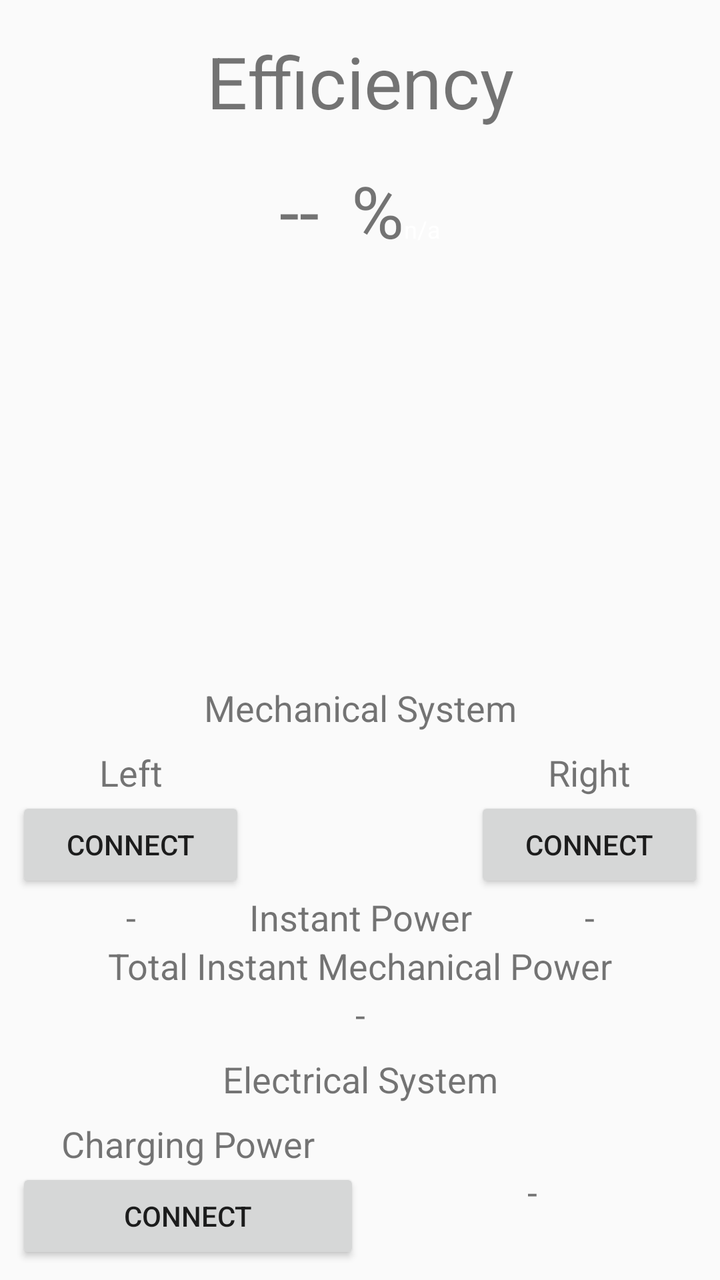
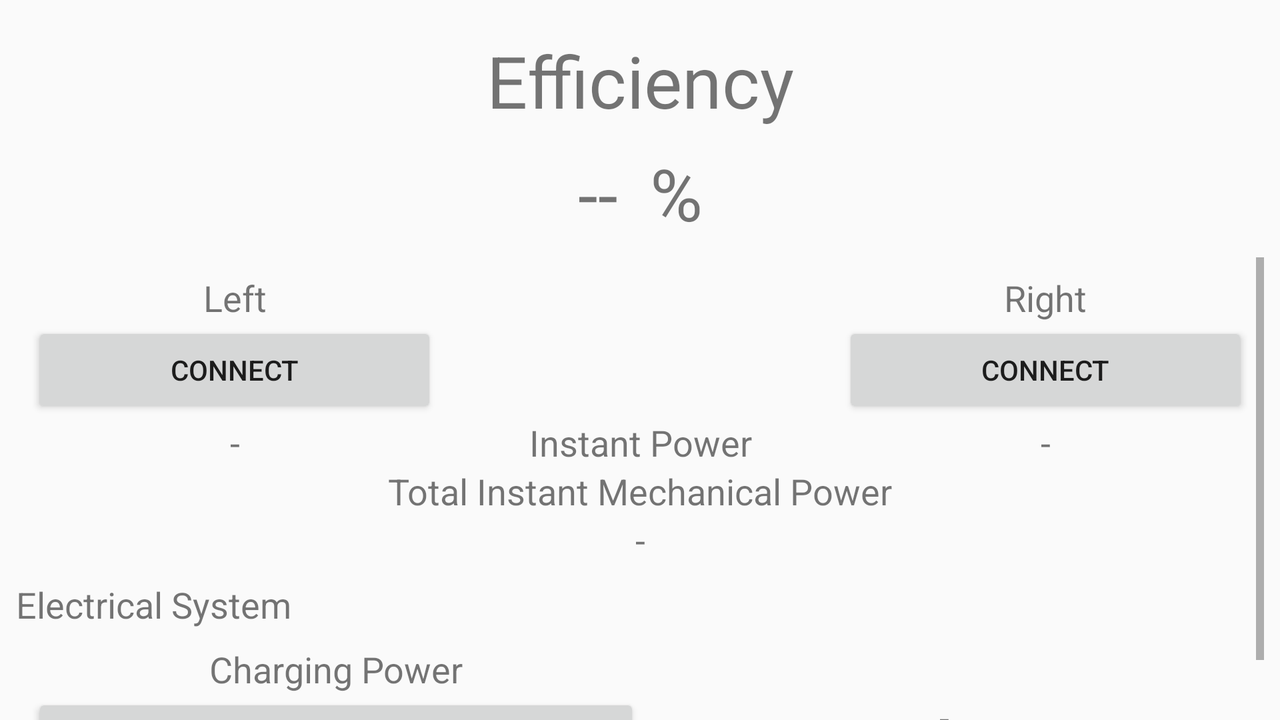

The same Android screen from two of the app's own layout files: first res/layout/ as a phone draws it, then the repository's variant for another configuration, drawn on a device whose configuration selects that folder. Both files follow.
<!-- AndroidManifest.xml: application theme AppTheme -->
<!-- res/layout/activity_efficiency.xml -->
<?xml version="1.0" encoding="utf-8"?>
<android.support.constraint.ConstraintLayout xmlns:android="http://schemas.android.com/apk/res/android"
    xmlns:app="http://schemas.android.com/apk/res-auto"
    xmlns:tools="http://schemas.android.com/tools"
    android:layout_width="match_parent"
    android:layout_height="match_parent"
    tools:context="de.hsulm.blewirkungsgrad.EfficiencyActivity">

    <TextView
        android:id="@+id/textEffieciencyLabel"
        android:layout_width="wrap_content"
        android:layout_height="49dp"
        android:layout_marginTop="16dp"
        android:gravity="center"
        android:text="@string/label_efficiency"
        android:textAlignment="center"
        android:textSize="36sp"
        app:layout_constraintEnd_toEndOf="parent"
        app:layout_constraintHorizontal_bias="0.5"
        app:layout_constraintStart_toStartOf="parent"
        app:layout_constraintTop_toTopOf="parent" />

    <TableLayout
        android:id="@+id/tableLayout3"
        android:layout_width="wrap_content"
        android:layout_height="wrap_content"
        android:layout_marginTop="16dp"
        app:layout_constraintEnd_toEndOf="parent"
        app:layout_constraintHorizontal_bias="0.5"
        app:layout_constraintStart_toStartOf="parent"
        app:layout_constraintTop_toBottomOf="@id/textEffieciencyLabel">

        <TableRow
            android:layout_width="match_parent"
            android:layout_height="match_parent">

            <TextView
                android:id="@+id/textValueEfficiency"
                android:layout_width="wrap_content"
                android:layout_height="wrap_content"
                android:text="@string/value_efficiency"
                android:textSize="36sp"
                app:layout_constraintStart_toStartOf="parent"
                app:layout_constraintTop_toBottomOf="@+id/textEffieciencyLabel" />

            <TextView
                android:id="@+id/textUnitEfficiencyLabel"
                android:layout_width="wrap_content"
                android:layout_height="wrap_content"
                android:layout_marginStart="16dp"
                android:text="@string/label_unit_efficiency"

                android:textSize="36sp"
                app:layout_constraintStart_toEndOf="@+id/textValueEfficiency"
                app:layout_constraintTop_toBottomOf="@+id/textEffieciencyLabel" />

            <TextView
                android:id="@+id/battery"
                android:layout_width="wrap_content"
                android:layout_height="wrap_content"
                android:layout_alignParentLeft="true"
                android:freezesText="true"
                android:gravity="center"
                android:text="@string/not_available"
                android:textColor="#FFFFFF"
                android:textSize="12sp" />

        </TableRow>
    </TableLayout>

    <TableLayout
        android:id="@+id/tableLayout"
        android:layout_width="fill_parent"
        android:layout_height="wrap_content"
        android:layout_marginBottom="8dp"
        android:layout_marginEnd="8dp"
        android:layout_marginStart="8dp"
        app:layout_constraintBottom_toTopOf="@+id/textEPowerLabel"
        app:layout_constraintEnd_toEndOf="parent"
        app:layout_constraintHorizontal_bias="1.0"
        app:layout_constraintStart_toStartOf="parent">

        <TableRow
            android:layout_width="match_parent"
            android:layout_height="match_parent">

            <LinearLayout
                android:layout_width="0dp"
                android:layout_height="wrap_content"
                android:layout_weight="1"
                android:orientation="vertical">

                <TextView
                    android:id="@+id/textLeft"
                    android:layout_width="match_parent"
                    android:layout_height="wrap_content"
                    android:layout_column="1"
                    android:text="@string/label_left"
                    android:textAlignment="center"
                    android:textSize="18sp" />

                <Button
                    android:id="@+id/action_connect"
                    android:layout_width="match_parent"
                    android:layout_height="wrap_content"
                    android:layout_weight="1"
                    android:onClick="onConnectClick"
                    android:text="@string/label_connect" />
            </LinearLayout>

            <Space
                android:layout_width="0dp"
                android:layout_height="wrap_content"
                android:layout_weight="1" />

            <LinearLayout
                android:id="@+id/buttonRightConnect"
                android:layout_width="0dp"
                android:layout_height="wrap_content"
                android:layout_weight="1"
                android:orientation="vertical">

                <TextView
                    android:id="@+id/textRight"
                    android:layout_width="match_parent"
                    android:layout_height="wrap_content"
                    android:layout_column="3"
                    android:text="@string/label_right"
                    android:textAlignment="center"
                    android:textSize="18sp" />

                <Button
                    android:id="@+id/button"
                    android:layout_width="match_parent"
                    android:layout_height="wrap_content"
                    android:text="@string/label_connect" />
            </LinearLayout>

        </TableRow>

        <TableRow
            android:layout_width="match_parent"
            android:layout_height="match_parent">

            <TextView
                android:id="@+id/textValueLeftPower"
                android:layout_width="0dp"
                android:layout_height="wrap_content"
                android:layout_column="1"
                android:layout_weight="1"
                android:text="@string/value_instant_power_left"
                android:textAlignment="center"
                android:textSize="18sp" />

            <TextView
                android:id="@+id/textInstantPower"
                android:layout_width="0dp"
                android:layout_height="wrap_content"
                android:layout_column="2"
                android:layout_weight="1"
                android:text="@string/label_instant_power"
                android:textAlignment="center"
                android:textSize="18sp" />

            <TextView
                android:id="@+id/textValueRightPower"
                android:layout_width="0dp"
                android:layout_height="wrap_content"
                android:layout_column="3"
                android:layout_weight="1"
                android:text="@string/value_instant_power_right"
                android:textAlignment="center"
                android:textSize="18sp" />

        </TableRow>

        <TableRow
            android:layout_width="match_parent"
            android:layout_height="match_parent"
            android:gravity="center_horizontal">

            <TextView
                android:id="@+id/textTotalMPowerLabel"
                android:layout_width="match_parent"
                android:layout_height="wrap_content"
                android:layout_column="1"
                android:layout_weight="1"
                android:text="@string/label_total_mechanical_power"
                android:textAlignment="center"
                android:textSize="18sp" />
        </TableRow>

        <TableRow
            android:layout_width="match_parent"
            android:layout_height="match_parent"
            android:gravity="center_horizontal">

            <TextView
                android:id="@+id/textValueTotalMPower"
                android:layout_width="match_parent"
                android:layout_height="wrap_content"
                android:layout_column="1"
                android:layout_weight="1"
                android:text="@string/value_total_mechanical_power"
                android:textAlignment="center"
                android:textSize="18sp" />
        </TableRow>

    </TableLayout>

    <TextView
        android:id="@+id/textEPowerLabel"
        android:layout_width="wrap_content"
        android:layout_height="wrap_content"
        android:layout_marginBottom="8dp"
        android:text="@string/label_electrical_system"
        android:textSize="18sp"
        app:layout_constraintBottom_toTopOf="@+id/tableLayout2"
        app:layout_constraintEnd_toEndOf="parent"
        app:layout_constraintHorizontal_bias="0.5"
        app:layout_constraintStart_toStartOf="parent" />

    <TableLayout
        android:id="@+id/tableLayout2"
        android:layout_width="0dp"
        android:layout_height="wrap_content"
        android:layout_marginBottom="8dp"
        android:layout_marginEnd="8dp"
        android:layout_marginStart="8dp"
        app:layout_constraintBottom_toBottomOf="parent"
        app:layout_constraintEnd_toEndOf="parent"
        app:layout_constraintHorizontal_bias="0.5"
        app:layout_constraintStart_toStartOf="parent">

        <TableRow
            android:layout_width="match_parent"
            android:layout_height="match_parent">

            <LinearLayout
                android:layout_width="0dp"
                android:layout_height="wrap_content"
                android:layout_weight="1"
                android:orientation="vertical">

                <TextView
                    android:id="@+id/textEPower"
                    android:layout_width="match_parent"
                    android:layout_height="wrap_content"
                    android:text="@string/label_electrical_power"
                    android:textAlignment="center"
                    android:textSize="18sp" />

                <Button
                    android:id="@+id/buttonElectricConnect"
                    android:layout_width="match_parent"
                    android:layout_height="wrap_content"
                    android:text="@string/label_connect" />
            </LinearLayout>

            <TextView
                android:id="@+id/textValueEPower"
                android:layout_width="0dp"
                android:layout_height="wrap_content"
                android:layout_gravity="center_vertical"
                android:layout_weight="1"
                android:text="@string/value_electrical_power"
                android:textAlignment="center"
                android:textSize="18sp" />
        </TableRow>
    </TableLayout>

    <TextView
        android:id="@+id/textMechanical"
        android:layout_width="match_parent"
        android:layout_height="wrap_content"
        android:layout_marginBottom="8dp"
        android:text="@string/label_mechanical"
        android:textAlignment="center"
        android:textSize="18sp"
        app:layout_constraintBottom_toTopOf="@+id/tableLayout" />

    <TextView
        android:id="@+id/test"
        android:layout_width="match_parent"
        android:layout_height="wrap_content"
        android:layout_marginBottom="8dp"
        android:text=""
        android:textAlignment="center"
        android:textSize="18sp"
        app:layout_constraintBottom_toTopOf="@+id/textMechanical" />

</android.support.constraint.ConstraintLayout>
<!-- resources referenced by this layout -->
<resources>
  <string name="label_connect">Connect</string>
  <string name="label_efficiency">Efficiency</string>
  <string name="label_electrical_power" translatable="false">Charging Power</string>
  <string name="label_electrical_system">Electrical System</string>
  <string name="label_instant_power" translatable="false">Instant Power</string>
  <string name="label_left">Left</string>
  <string name="label_mechanical">Mechanical System</string>
  <string name="label_right">Right</string>
  <string name="label_total_mechanical_power" translatable="false">Total Instant Mechanical Power</string>
  <string name="label_unit_efficiency" translatable="false">%</string>
  <string name="not_available">n/a</string>
  <string name="value_efficiency" translatable="false">--</string>
  <string name="value_electrical_power" translatable="false">-</string>
  <string name="value_instant_power_left" translatable="false">-</string>
  <string name="value_instant_power_right" translatable="false">-</string>
  <string name="value_total_mechanical_power" translatable="false">-</string>
  <style name="AppTheme" parent="Theme.AppCompat.Light.DarkActionBar">
          
          <item name="colorPrimary">@color/colorPrimary</item>
          <item name="colorPrimaryDark">@color/colorPrimaryDark</item>
          <item name="colorAccent">@color/colorAccent</item>
      </style>
</resources>
<!-- res/layout-land/activity_efficiency.xml (the repository's variant of the layout above) -->
<!-- drawn on the phone turned sideways -->
<?xml version="1.0" encoding="utf-8"?>
<android.support.constraint.ConstraintLayout xmlns:android="http://schemas.android.com/apk/res/android"
    xmlns:app="http://schemas.android.com/apk/res-auto"
    xmlns:tools="http://schemas.android.com/tools"
    android:layout_width="match_parent"
    android:layout_height="match_parent"
    tools:context="de.hsulm.blewirkungsgrad.EfficiencyActivity">


    <TextView
        android:id="@+id/textEffieciencyLabel"
        android:layout_width="match_parent"
        android:layout_height="wrap_content"
        android:layout_marginTop="16dp"
        android:gravity="center"
        android:text="@string/label_efficiency"
        android:textAlignment="center"
        android:textSize="36sp"
        app:layout_constraintEnd_toEndOf="parent"
        app:layout_constraintHorizontal_bias="0.5"
        app:layout_constraintStart_toStartOf="parent"
        app:layout_constraintTop_toTopOf="parent" />

    <TableLayout
        android:id="@+id/tableLayout3"
        android:layout_width="wrap_content"
        android:layout_height="wrap_content"
        android:layout_marginTop="8dp"
        android:gravity="center_horizontal"
        app:layout_constraintEnd_toEndOf="parent"
        app:layout_constraintHorizontal_bias="0.5"
        app:layout_constraintStart_toStartOf="parent"
        app:layout_constraintTop_toBottomOf="@id/textEffieciencyLabel">

        <TableRow
            android:layout_width="match_parent"
            android:layout_height="match_parent">

            <TextView
                android:id="@+id/textValueEfficiency"
                android:layout_width="wrap_content"
                android:layout_height="wrap_content"
                android:text="@string/value_efficiency"
                android:textSize="36sp"
                app:layout_constraintStart_toStartOf="parent"
                app:layout_constraintTop_toBottomOf="@+id/textEffieciencyLabel" />

            <TextView
                android:id="@+id/textUnitEfficiencyLabel"
                android:layout_width="wrap_content"
                android:layout_height="wrap_content"
                android:layout_marginStart="16dp"
                android:text="@string/label_unit_efficiency"

                android:textSize="36sp"
                app:layout_constraintStart_toEndOf="@+id/textValueEfficiency"
                app:layout_constraintTop_toBottomOf="@+id/textEffieciencyLabel" />

        </TableRow>
    </TableLayout>

    <ScrollView
        android:layout_width="0dp"
        android:layout_height="0dp"
        android:layout_marginEnd="8dp"
        android:layout_marginStart="8dp"
        android:layout_marginTop="8dp"
        app:layout_constraintBottom_toBottomOf="parent"
        app:layout_constraintEnd_toEndOf="parent"
        app:layout_constraintStart_toStartOf="parent"
        app:layout_constraintTop_toBottomOf="@id/tableLayout3">

        <LinearLayout
            android:layout_width="match_parent"
            android:layout_height="wrap_content"
            android:orientation="vertical">

            <TableLayout
                android:id="@+id/tableLayout"
                android:layout_width="match_parent"
                android:layout_height="match_parent"
                android:layout_marginBottom="8dp"
                android:layout_marginEnd="8dp"
                android:layout_marginStart="8dp"
                android:layout_marginTop="8dp"
                android:gravity="center_horizontal"
                app:layout_constraintBottom_toTopOf="@+id/textEPowerLabel"
                app:layout_constraintEnd_toEndOf="parent"
                app:layout_constraintHorizontal_bias="1.0"
                app:layout_constraintStart_toStartOf="parent"
                app:layout_constraintTop_toBottomOf="@+id/tableLayout3">

                <TableRow
                    android:layout_width="match_parent"
                    android:layout_height="match_parent">

                    <LinearLayout
                        android:layout_width="0dp"
                        android:layout_height="wrap_content"
                        android:layout_weight="1"
                        android:orientation="vertical">

                        <TextView
                            android:id="@+id/textLeft"
                            android:layout_width="match_parent"
                            android:layout_height="wrap_content"
                            android:layout_column="1"
                            android:text="@string/label_left"
                            android:textAlignment="center"
                            android:textSize="18sp" />

                        <Button
                            android:id="@+id/buttonLeftConnect"
                            android:layout_width="match_parent"
                            android:layout_height="wrap_content"
                            android:layout_weight="1"
                            android:text="@string/label_connect" />
                    </LinearLayout>

                    <Space
                        android:layout_width="0dp"
                        android:layout_height="wrap_content"
                        android:layout_weight="1" />

                    <LinearLayout
                        android:id="@+id/buttonRightConnect"
                        android:layout_width="0dp"
                        android:layout_height="wrap_content"
                        android:layout_weight="1"
                        android:orientation="vertical">

                        <TextView
                            android:id="@+id/textRight"
                            android:layout_width="match_parent"
                            android:layout_height="wrap_content"
                            android:layout_column="3"
                            android:text="@string/label_right"
                            android:textAlignment="center"
                            android:textSize="18sp" />

                        <Button
                            android:id="@+id/button"
                            android:layout_width="match_parent"
                            android:layout_height="wrap_content"
                            android:text="@string/label_connect" />
                    </LinearLayout>

                </TableRow>

                <TableRow
                    android:layout_width="match_parent"
                    android:layout_height="match_parent">

                    <TextView
                        android:id="@+id/textValueLeftPower"
                        android:layout_width="0dp"
                        android:layout_height="wrap_content"
                        android:layout_column="1"
                        android:layout_weight="1"
                        android:text="@string/value_instant_power_left"
                        android:textAlignment="center"
                        android:textSize="18sp" />

                    <TextView
                        android:id="@+id/textInstantPower"
                        android:layout_width="0dp"
                        android:layout_height="wrap_content"
                        android:layout_column="2"
                        android:layout_weight="1"
                        android:text="@string/label_instant_power"
                        android:textAlignment="center"
                        android:textSize="18sp" />

                    <TextView
                        android:id="@+id/textValueRightPower"
                        android:layout_width="0dp"
                        android:layout_height="wrap_content"
                        android:layout_column="3"
                        android:layout_weight="1"
                        android:text="@string/value_instant_power_right"
                        android:textAlignment="center"
                        android:textSize="18sp" />

                </TableRow>

                <TableRow
                    android:layout_width="match_parent"
                    android:layout_height="match_parent"
                    android:gravity="center_horizontal">

                    <TextView
                        android:id="@+id/textTotalMPowerLabel"
                        android:layout_width="match_parent"
                        android:layout_height="wrap_content"
                        android:layout_column="1"
                        android:layout_weight="1"
                        android:text="@string/label_total_mechanical_power"
                        android:textAlignment="center"
                        android:textSize="18sp" />
                </TableRow>

                <TableRow
                    android:layout_width="match_parent"
                    android:layout_height="match_parent"
                    android:gravity="center_horizontal">

                    <TextView
                        android:id="@+id/textValueTotalMPower"
                        android:layout_width="match_parent"
                        android:layout_height="wrap_content"
                        android:layout_column="1"
                        android:layout_weight="1"
                        android:text="@string/value_total_mechanical_power"
                        android:textAlignment="center"
                        android:textSize="18sp" />
                </TableRow>

            </TableLayout>

            <TextView
                android:id="@+id/textEPowerLabel"
                android:layout_width="match_parent"
                android:layout_height="wrap_content"
                android:layout_marginBottom="8dp"
                android:text="@string/label_electrical_system"
                android:textSize="18sp"
                app:layout_constraintBottom_toTopOf="@+id/tableLayout2"
                app:layout_constraintEnd_toEndOf="parent"
                app:layout_constraintHorizontal_bias="0.5"
                app:layout_constraintStart_toStartOf="parent" />

            <TableLayout
                android:id="@+id/tableLayout2"
                android:layout_width="match_parent"
                android:layout_height="match_parent"
                android:layout_marginEnd="8dp"
                android:layout_marginStart="8dp"
                app:layout_constraintEnd_toEndOf="parent"
                app:layout_constraintHorizontal_bias="0.5"
                app:layout_constraintStart_toStartOf="parent">

                <TableRow
                    android:layout_width="match_parent"
                    android:layout_height="match_parent">

                    <LinearLayout
                        android:layout_width="0dp"
                        android:layout_height="wrap_content"
                        android:layout_weight="1"
                        android:orientation="vertical">

                        <TextView
                            android:id="@+id/textEPower"
                            android:layout_width="match_parent"
                            android:layout_height="wrap_content"
                            android:text="@string/label_electrical_power"
                            android:textAlignment="center"
                            android:textSize="18sp" />

                        <Button
                            android:id="@+id/buttonElectricConnect"
                            android:layout_width="match_parent"
                            android:layout_height="wrap_content"
                            android:text="@string/label_connect" />
                    </LinearLayout>

                    <TextView
                        android:id="@+id/textValueEPower"
                        android:layout_width="0dp"
                        android:layout_height="wrap_content"
                        android:layout_gravity="center_vertical"
                        android:layout_weight="1"
                        android:text="@string/value_electrical_power"
                        android:textAlignment="center"
                        android:textSize="18sp" />
                </TableRow>
            </TableLayout>
        </LinearLayout>
    </ScrollView>


</android.support.constraint.ConstraintLayout>
<!-- resources referenced by the variant -->
<!-- as the phone turned sideways resolves them -->
<resources>
  <string name="label_connect">Connect</string>
  <string name="label_efficiency">Efficiency</string>
  <string name="label_electrical_power" translatable="false">Charging Power</string>
  <string name="label_electrical_system">Electrical System</string>
  <string name="label_instant_power" translatable="false">Instant Power</string>
  <string name="label_left">Left</string>
  <string name="label_right">Right</string>
  <string name="label_total_mechanical_power" translatable="false">Total Instant Mechanical Power</string>
  <string name="label_unit_efficiency" translatable="false">%</string>
  <string name="value_efficiency" translatable="false">--</string>
  <string name="value_electrical_power" translatable="false">-</string>
  <string name="value_instant_power_left" translatable="false">-</string>
  <string name="value_instant_power_right" translatable="false">-</string>
  <string name="value_total_mechanical_power" translatable="false">-</string>
  <style name="AppTheme" parent="Theme.AppCompat.Light.DarkActionBar">
          
          <item name="colorPrimary">@color/colorPrimary</item>
          <item name="colorPrimaryDark">@color/colorPrimaryDark</item>
          <item name="colorAccent">@color/colorAccent</item>
      </style>
</resources>
